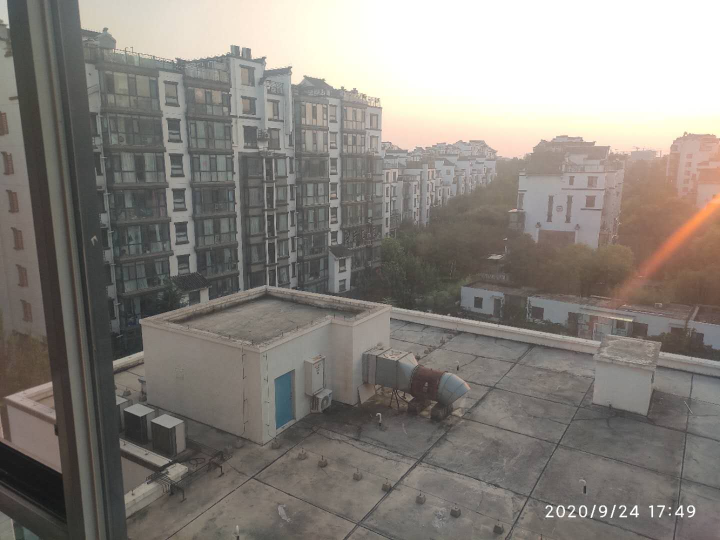
#> input picture Month06/day24/ImageStich/box_left.jpg, 1440 x 1080 px (shown at 1/2 size)
$ python -i Stitcher.py   (imports and definitions only)
#> lines starting #> are read from the running program, lines starting #| are printed output that depends on the picture
import numpy as np
import cv2


class Stitcher:
    # 拼接函数
    def stitch(self, images, ratio=0.75, reprojThresh=4.0, showMatches=False):
        # 获取输入图片
        (imageB, imageA) = images
        # (imageA, imageB) = images
        # 检测A、B图片的SIFT关键特征点，并计算特征描述子
        (kpsA, featuresA) = self.detectAndDescribe(imageA)
        (kpsB, featuresB) = self.detectAndDescribe(imageB)

        # 匹配两张图片的所有特征点，返回匹配结果
        M = self.matchKeypoints(kpsA, kpsB, featuresA, featuresB, ratio, reprojThresh)

        # 如果返回结果为空，没有匹配成功的特征点，退出算法
        if M is None:
            return None

        # 否则，提取匹配结果
        # H是3x3视角变换矩阵
        (matches, H, status) = M
        # 将图片A进行视角变换，result是变换后图片
        result = cv2.warpPerspective(imageA, H, (imageA.shape[1] + imageB.shape[1], imageA.shape[0]))
        self.cv_show('result', result)
        # 将图片B传入result图片最左端
        result[0:imageB.shape[0], 0:imageB.shape[1]] = imageB
        self.cv_show('result', result)
        # 检测是否需要显示图片匹配
        if showMatches:
            # 生成匹配图片
            vis = self.drawMatches(imageA, imageB, kpsA, kpsB, matches, status)
            # 返回结果
            return (result, vis)

        # 返回匹配结果
        return result

    # [69 lines left out: functions cv_show, detectAndDescribe, matchKeypoints, drawMatches, not called in this run]

>>> import cv2
>>> picture = cv2.imread('box_left.jpg', cv2.IMREAD_GRAYSCALE)
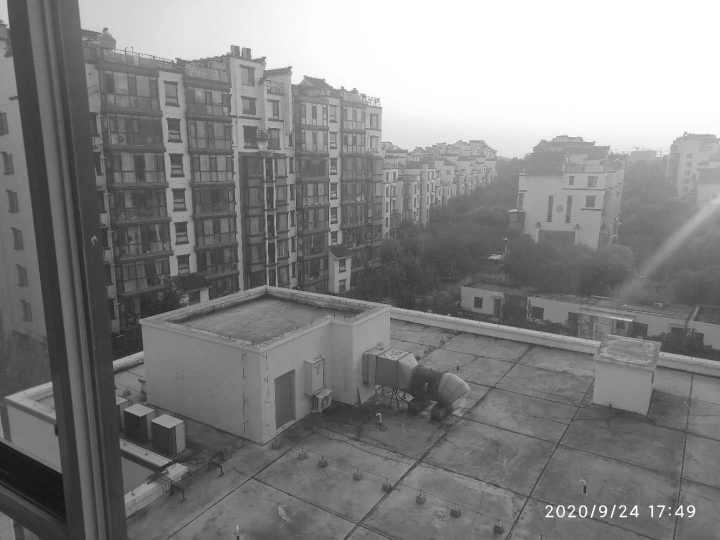
#> picture: shape (1080, 1440) (shown at 1/2 size); min 18, max 255, mean 131.4
>>> result = Stitcher().stitch(picture)
#> (the run stopped early here; a loop or call above may not have finished)

$ run again, on Month06/day24/ImageStich/box_right.jpg
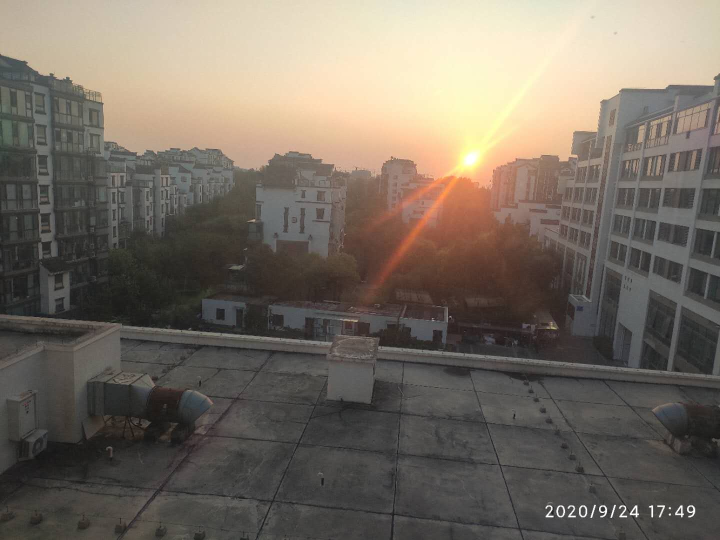
#> input picture Month06/day24/ImageStich/box_right.jpg, 1440 x 1080 px (shown at 1/2 size)
#> `picture = cv2.imread('box_left.jpg', cv2.IMREAD_GRAYSCALE)`:
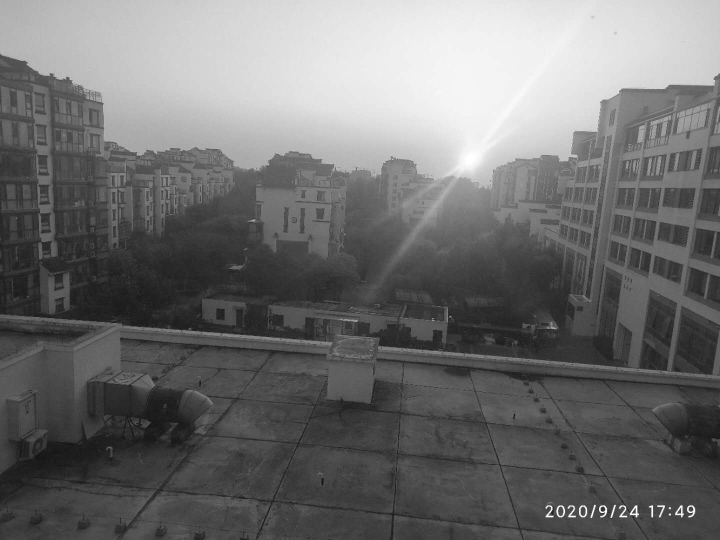
#> picture: shape (1080, 1440) (shown at 1/2 size); min 0, max 255, mean 110.8
